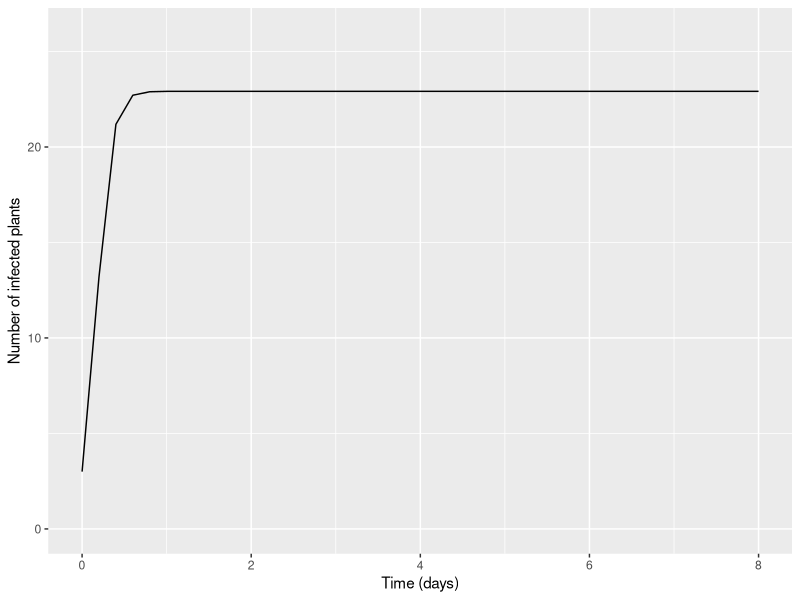

Reproduce this figure in R.

###########################################################################
###### SIMPLIFICATION OF DETERMINISTIC MODEL BY DONNELLY ET AL. 2019 ######
###########################################################################

### Simplification of deterministic model by Donnelly et al. 2019 to make it more comparable to Madden et al. 2000.
### No vector dynamics - constant vector population size, no vector preference (v and e always set to 1), no vector
### emigration (p always set to 0).

rm(list=ls())

# packages
library(deSolve)
library(ggplot2)
library(reshape2)
library(dplyr)

# FIXED parameters
p <- 0 # aphid emigration/death rate per journey between plants
v <- 1 # infected plant attractiveness
e <- 1 # infected plant acceptability 

# parameters
parms <- c(
  gamma = 1, # rate of recovery/death of I plants
  theta = 1, # aphid dispersal rate per day
  H = 25, # number host plants
  p = p, # aphid emigration/death rate per journey between plants
  v = v, # infected plant attractiveness
  e = e, # infected plant acceptability 
  w = 0.2, # feeding rate on healthy plant
  Pacq = 1, # chance of virus acquisition by vector from infected plant
  Pinoc = 1, # chance of inoculating healthy plant
  A = 75 # vector population size
)

#states
init_states <- c(
  i = 3/parms[["H"]] # frequency of infected plants
)

# timeframe
times <- seq(0, 8, by = 0.2)

# define ode function
donnelly_simple_ode <- function(times, states, parms) {
  
  # STATES
  i <- states[["i"]]
  
  # PARAMETERS
  gamma <- parms[["gamma"]]
  theta <- parms[["theta"]]
  H <- parms[["H"]]
  p <- parms[["p"]]
  v <- parms[["v"]]
  e <- parms[["e"]]
  w <- parms[["w"]]
  Pacq <- parms[["Pacq"]]
  Pinoc <- parms[["Pinoc"]]
  A <- parms[["A"]]
  
  
  # DEFINE PARAMETERS NEEDED FOR STATE EQUATIONS
  
  # q = prob of surviving flight between plants (i.e. doesn't emigrate/die)
  q <- 1 - p  
  
  # i_hat = weighted frequency of infected plants, accounting for attraction towards infected plants
  # i.e. adapted version of i / (1 - i + i) = i / 1, to include v
  i_hat <- v*i / ((1-i) + v*i) 
  
  # expected number of transmissions per dispersal, 
  # derived from analysis of markov chain (see Donnelly 2019, Appendix S1)
  xi <- (q^2*Pacq*Pinoc*i_hat*(1 - e*w)*(1 - i_hat))/(p + q*w*(1 - i_hat*(1 - e)))

  # infected plants - change in incidence of infected plants
  # = rate of aphid dispersal * mean number of transmissions - plant death
  di <- (theta*A/H)*xi - gamma*i
  
  return(list(di))
}

vary_param_trajec <- function(init_states, times, parms, varied_parm_name, varied_parm_vals) {
  
  # function to run the ODE multiple times with one parameter varying, as specified by user.
  # returns data frame of all runs
  
  # initialise output data frame
  all_trajects <- data.frame(time = numeric(),
                             compartment = character(),
                             value = numeric(),
                             param_val = numeric())
  
  for (run in 1:length(varied_parm_vals)) {
    
    parms[[varied_parm_name]] <- varied_parm_vals[run]
    
    trajectory <- data.frame(ode(y = init_states, 
                                 times = times, 
                                 parms = parms, 
                                 func = donnelly_simple_ode))
    
    trajectory_long <- reshape2::melt(trajectory, id.vars="time")
    
    # add the value of the varying parameter as an extra column
    trajectory_long$param_val <- rep(varied_parm_vals[run], times=nrow(trajectory_long))
    
    # add to dataframe of all trajectories
    all_trajects <- rbind(all_trajects, trajectory_long)
  }
  
  return(all_trajects)
}

########
# run epidemic with default parameters (as donnelly et al. 2019)
########
trajectory <- data.frame(ode(y = init_states, 
                             times = times, 
                             parms = parms, 
                             func = donnelly_simple_ode))

# plot trajectory of infected plants and number of aphids
plant_trajec <- ggplot(data=trajectory, aes(x = time, y = i*parms[["H"]])) +
  geom_line() +
  labs(x = "Time (days)", y = "Number of infected plants") + 
  ylim(0, parms[["H"]]+1)
plant_trajec

# #VARY E (plant acceptability)
# e_vals <- c(0.25, 0.5, 1, 1.5, 2)
# 
# e_trajecs <- vary_param_trajec(init_states, times, parms, "e", e_vals)
# 
# # plot output
# e_vals_plot <- ggplot(data=e_trajecs %>% filter(variable == "i"), aes(x = time, y = value, col = as.factor(param_val))) +
#   geom_line() +
#   labs(col = "e value")
# e_vals_plot
# 
# # VARY V (plant attractiveness)
# v_vals <- c(1, 3, 0.5)
# 
# long_times <- seq(0, 20, by=0.5)
# v_trajecs <- vary_param_trajec(init_states, long_times, parms, "v", v_vals)
# 
# # plot output
# v_vals_plot <- ggplot(data=v_trajecs %>% filter(variable == "i"), aes(x = time, y = value, col = as.factor(param_val))) +
#   geom_line() +
#   labs(col = "v value")
# v_vals_plot
